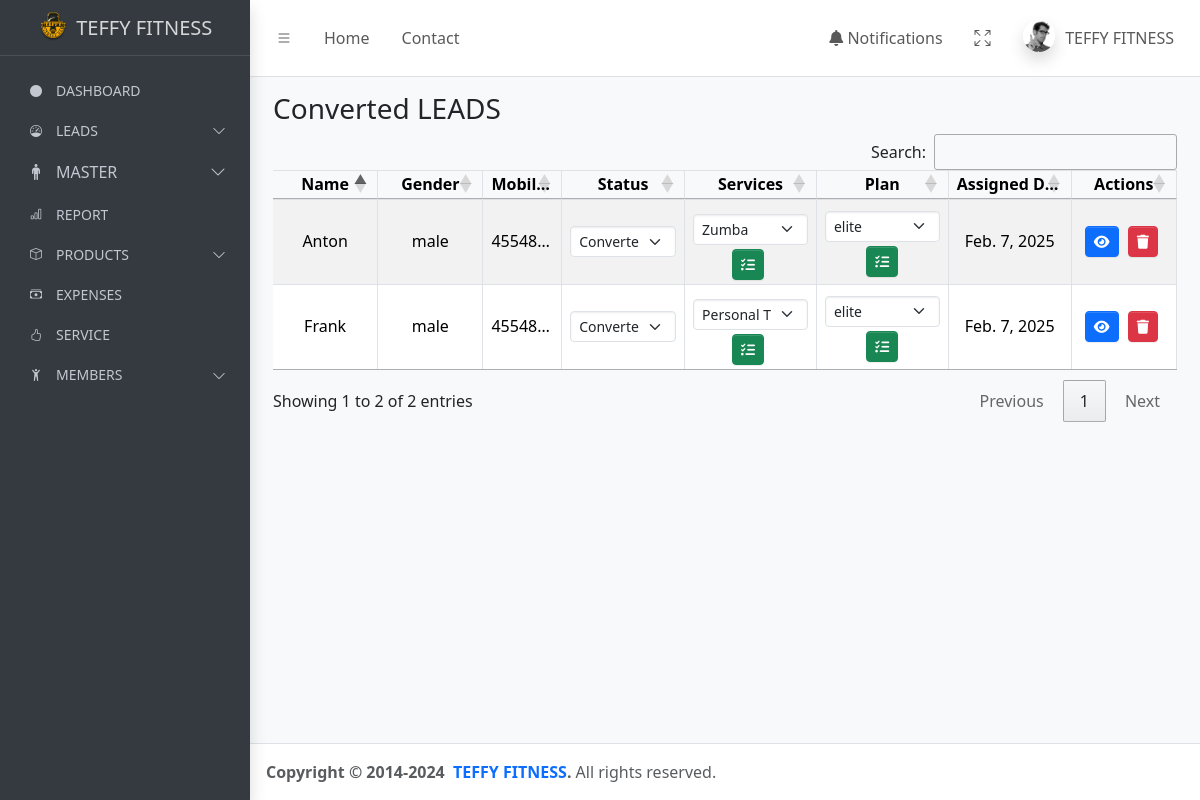
The page /leads/converted/ on the database as committed earlier.
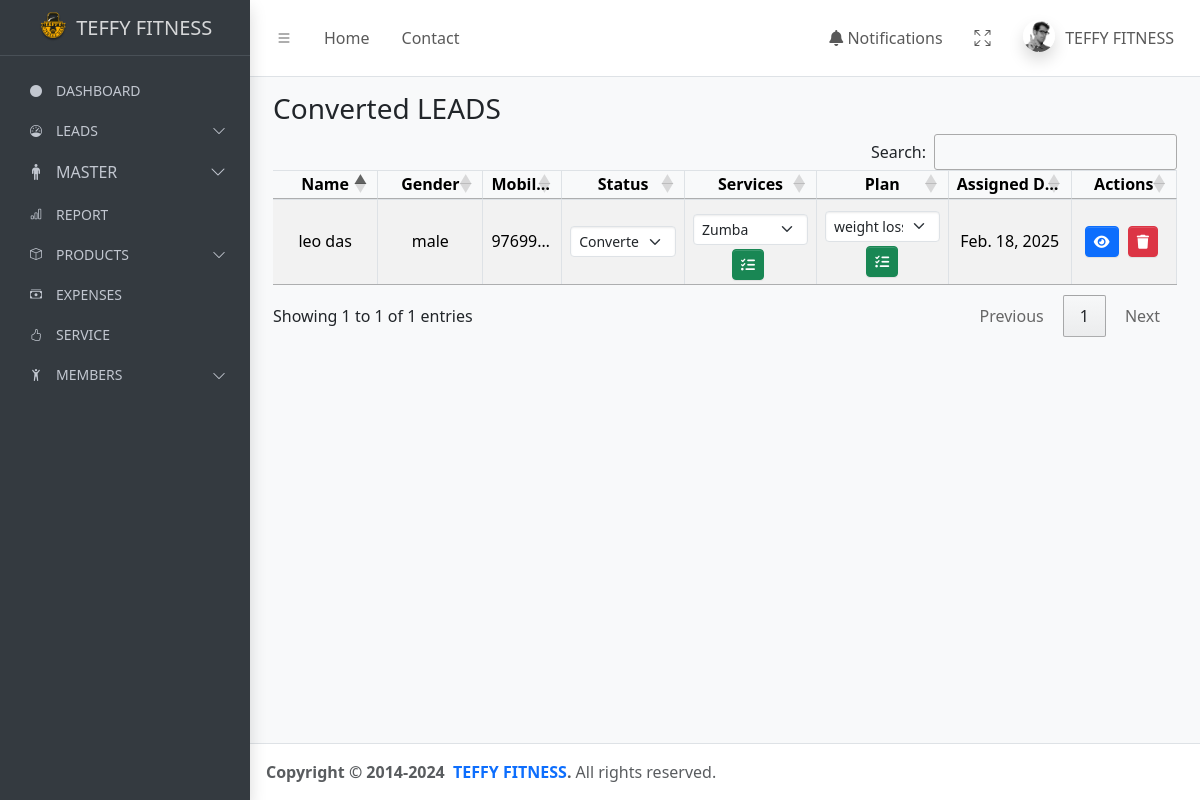
The same page on the database as committed later.
### teffyapp/models.py (models this page shows, shortened)
class PersonalInformation(models.Model):
    name = models.CharField(max_length=50)
    address = models.TextField()
    occupation = models.CharField(max_length=50)
    gender = models.CharField(max_length=10)
    mobile_number = models.CharField(max_length=12)
    email = models.EmailField()
    perfect_body = models.CharField(max_length=20,null=True,blank=True)
    body_type=models.CharField(max_length=20,null=True,blank=True)
    goal=models.CharField(max_length=30,null=True,blank=True)
    body_you_want = models.CharField(max_length=50, null=True,blank=True)
    level_of_body_fat = models.CharField(max_length=50,null=True,blank=True)
    problem_areas = models.CharField(max_length=50,null=True,blank=True)
    diets = models.CharField(max_length=70,null=True,blank=True)
    water_you_drink_daily = models.CharField(max_length=50,null=True,blank=True)
    eat_or_dividie_foods_or_beverages = models.CharField(max_length=70,blank=True,null=True)
    event_coming_up = models.CharField(max_length=50,null=True,blank=True)
    height = models.CharField(max_length=50)
    current_weight = models.CharField(max_length=50)
    target_weight = models.CharField(max_length=50)
    level_of_fitness = models.CharField(max_length=50,null=True,blank=True)
    reason = models.TextField(blank=True, null=True)  # New field for pending reason
    status = models.CharField(max_length=20, default='new')  # Track the status of the lead
    follow_up_date = models.DateTimeField(default=timezone.now)
    created_date = models.DateTimeField(default=timezone.now)
    services = models.ForeignKey(Service, on_delete=models.SET_NULL, null=True, related_name="users")
    assigned_date = models.DateField(default=timezone.now)
    renewal_date = models.DateField(null=True, blank=True)
    plan_leads = models.ForeignKey(to=Plan, on_delete=models.SET_NULL, null=True, related_name="plan_leads")

class Service(models.Model):
    name = models.CharField(max_length=100)
    duration = models.CharField(max_length=50, null=True, blank=True)
    prices = models.PositiveIntegerField(null=True, blank=True)
    group = models.CharField(max_length=100, null=True, blank=True)
    sessions = models.CharField(max_length=100,null=True, blank=True)

class Plan(models.Model):
    plan_name = models.CharField(max_length=100,null=True, blank=True)
    price = models.PositiveIntegerField(null=True, blank=True)
    batch = models.CharField(max_length=50,null=True, blank=True )
    duration = models.CharField(max_length=50, null=True, blank=True)

### teffyapp/views.py (the view, shortened to what this page needs)
# urls.py: path("leads/converted/", converted_leads, name="converted_leads"),
def converted_leads(request):
    all_data = PersonalInformation.objects.filter(status='converted')
    available_services = Service.objects.all()
    plans = Plan.objects.all()
    return render(request, 'converted_leads.html', {
        'all_data': all_data,
        'status_title': 'Converted',
        'available_services': available_services,
        'plans':plans,
    })

### templates/converted_leads.html (shortened to what the changed rows need)
{% extends "base.html" %}
{% load static %}
{% block content %}
<main class="app-main">
    <div class="app-content">
        <div class="container-fluid" style="padding: 15px;">
            <h3>{{ status_title }} LEADS</h3>
            <table id="example1" class="table table-hover table-bordered table-striped table-sm" style="margin-bottom: 10px;">
                <thead>
                    <tr>
                        <th style="width: 10%;">Name</th>
                        <th style="width: 10%;">Gender</th>
                        <th style="width: 7%;">Mobile Number</th>
                        <th style="width: 12%;">Status</th>
                        <th style="width: 13%;">Services</th>
                        <th style="width: 13%;">Plan</th>
                        <th style = "width: 12%;">Assigned Date</th>
                        <th style="width: 10%;">Actions</th>
                    </tr>
                </thead>
                <tbody>
                    {% for data in all_data %}
                    <tr>
                        <td style="width: 10%;">{{ data.name }}</td>
                        <td style="width: 10%;">{{ data.gender }}</td>
                        <td style="width: 7%;">{{ data.mobile_number }}</td>
                        <td style="width: 12%;">
                            <form method="POST" action="{% url 'update_status' id=data.id %}" style="display: inline;">
                                <select onchange="this.form.submit()" class="form-select form-select-sm" aria-label="Status" name="status" id="status-{{ data.id }}">
                                    <option value="converted" {% if data.status == 'converted' %} selected {% endif %}>Converted</option>
                                </select>
                            </form>
                        </td>
                        <td style="width: 13%;">
                            <form method="POST" action="{% url 'assign_service' id=data.id %}" id="assign-form-{{ data.id }}" class="services-form">
                                <select name="service" class="form-select form-select-sm mt-1">
                                    {% for service in available_services %}
                                        <option value="{{ service.id }}" {% if data.services and service.id == data.services.id %} selected {% endif %}>
                                            {{ service.name }}
                                        </option>
                                    {% endfor %}
                                </select>
                                <a href="#" onclick="document.getElementById('assign-form-{{ data.id }}').submit();" class="btn btn-sm btn-success mt-1">
                                    <i class="fas fa-tasks"></i>
                                </a>
                            </form>
                        </td>
                        <td style="width: 13%;">
                            <form method="POST" action="{% url 'assign_plan' id=data.id %}" id="assign-form-{{ data.id }}" class="plan-form">
                                <select name="plan" class="form-select form-select-sm mt-1">
                                    {% for plan in plans %}
                                        <option value="{{ plan.id }}" {% if data.plan_leads and plan.id == data.plan_leads.id %} selected {% endif %}>
                                            {{ plan.plan_name }}
                                        </option>
                                    {% endfor %}
                                </select>
                                <button type="submit" class="btn btn-sm btn-success mt-1">
                                    <i class="fas fa-tasks"></i>
                                </button>
                            </form>
                        </td>
                        <td >{{ data.assigned_date }}</td>
                        <td style="width: 10%;">
                            <a href="{% url 'getone_lead' id=data.id %}" class="btn btn-sm btn-primary">
                                <i class="fas fa-eye"></i>
                            </a>
                            <a href="{% url 'delete_lead' id=data.id %}" class="btn btn-sm btn-danger">
                                <i class="fas fa-trash"></i>
                            </a>
                        </td>
                    </tr>
                    {% empty %}
                    <tr>
                        <td colspan="7" class="text-center text-danger">No data available.</td>
                    </tr>
                    {% endfor %}
                </tbody>
            </table>
        </div>
    </div>
</main>
{% endblock content %}
{% block script %}
<link rel="stylesheet" href="https://cdn.datatables.net/1.13.4/css/dataTables.bootstrap4.min.css">
{% endblock script %}

Rows that differ between the two databases and show on the page:
removed PersonalInformation: name "Frank", gender "male", mobile_number "45548…", status "Converted", service "Personal Training", plan "elite", assigned_date "Feb. 7, 2025"
removed PersonalInformation: name "Anton", gender "male", mobile_number "45548…", status "Converted", service "Zumba", plan "elite", assigned_date "Feb. 7, 2025"
added PersonalInformation: status "Converted", name "leo das", gender "male", mobile_number "97699…", service "Zumba", plan "weight loss program", assigned_date "Feb. 18, 2025"
Other text that changed with them:
text written by a page script: "Search: Showing 1 to 2 of 2 entries Previous 1 Next" → "Search: Showing 1 to 1 of 1 entries Previous 1 Next"
{{ status_title }}: "Converted" → (not shown)
